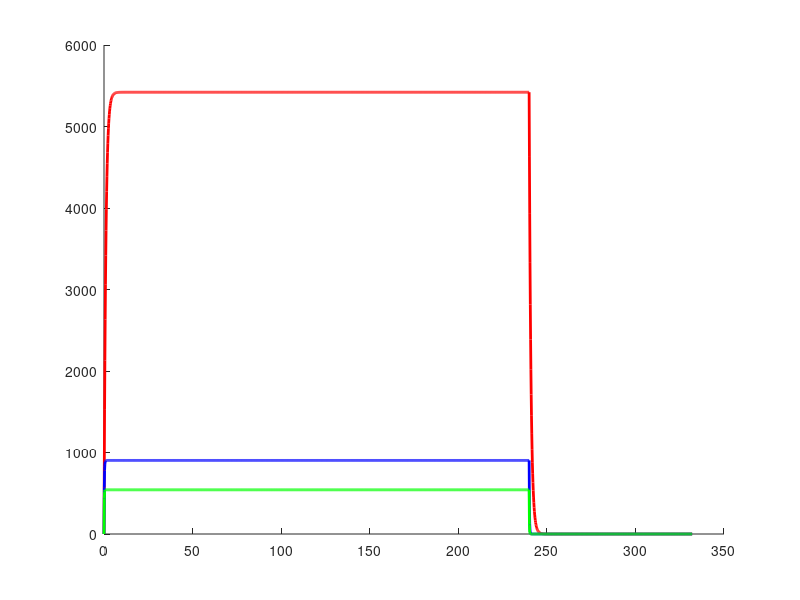

Recreate this plot in MATLAB. (Note: this script raises an error after producing the figure.)

clear all;
close all;
% >>> Ergänzung am Anfang <<<
C_max_saettigung = 300000;   % maximale Luftkonzentration in ppm (ca. 36°C)
% >>> Innerhalb der Schleife, beim Berechnen von C_t <<<
    
% Eingabewerte
gesamtmenge_ml = 290;             % Gesamtmenge AS-Lösung in ml
V_verdunstung_ml_pro_tag = 29;    % ml/Tag
konzentration_AS = 0.60;          % 60 %
beutenvolumen_l = 77;
molmasse_AS = 46.03;              % g/mol
molvolumen_l = 26.5;              % l/mol bei 36 °C
dichte_AS = 1.0;                  % g/ml
% Zeitachse
t_max = 332;                      % Gesamtzeit in Stunden (z. B. 10 Tage)
t = linspace(0, t_max, 2000);     % feine Zeitauflösung
% Luftwechselraten
luftwechsel_raten = [1, 6, 10];
farben = ['r', 'b', 'g'];
labels = {'1/h', '6/h', '10/h'};
% Dauer der aktiven Verdunstung (in Stunden)
verdunstungsdauer_h = (gesamtmenge_ml / V_verdunstung_ml_pro_tag) * 24;
% Berechne konstante Dampfzufuhr in l/h
g_AS_pro_Tag = V_verdunstung_ml_pro_tag * konzentration_AS * dichte_AS;
mol_AS_pro_Tag = g_AS_pro_Tag / molmasse_AS;
gasvolumen_l_pro_Tag = mol_AS_pro_Tag * molvolumen_l;
gasvolumen_l_pro_h = gasvolumen_l_pro_Tag / 24;
% Plot vorbereiten
figure; hold on;
% Schleife über Luftwechselraten
for i = 1:length(luftwechsel_raten)
    k = luftwechsel_raten(i);   % aktuelle Luftwechselrate
    % Gleichgewichtskonzentration für diesen k
    C_inf = (gasvolumen_l_pro_h / beutenvolumen_l) * 1e6 / k;
    % Konzentrationsverlauf berechnen
    C_t = zeros(size(t));
for j = 1:length(t)
        if t(j) <= verdunstungsdauer_h
            % Aufbauphase
            C_akt = C_inf * (1 - exp(-k * t(j)));
        else
            % Abbauphase
            t_rest = t(j) - verdunstungsdauer_h;
            C_end = C_inf * (1 - exp(-k * verdunstungsdauer_h));
            C_akt = C_end * exp(-k * t_rest);
        end
        % Sättigung prüfen
        C_t(j) = min(C_akt, C_max_saettigung);
end
    % Plot
    plot(t, C_t, 'Color', farben(i), 'LineWidth', 2, 'DisplayName', labels{i});
    fprintf('Luftwechselrate %s → C_max ≈ %.0f ppm\n', labels{i}, max(C_t));
end
% Zielbereich für Behandlung (z. B. 15.000–30.000 ppm)
yline(500, '--k', '500ppm L/R 2016');
yline(2300, '--k', '2300ppm Bolli et al. 1993');
%yline(30000, '--k', '300k approx. Luftsättigung');
% Verdunstungsende markieren
xline(verdunstungsdauer_h, '--k', 'Verdunstung endet');
% Achsen & Beschriftung
xlabel('Zeit (Stunden)');
ylabel('Konzentration (ppm)');
title('Konzentrationsverlauf bei verschiedenen Luftwechselraten');
legend('Location', 'northeast');
grid on;
